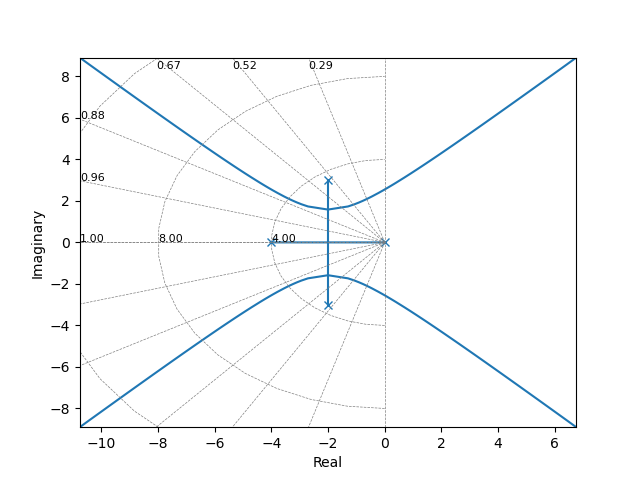

Source code (Python):
import control
import matplotlib.pyplot as plt
import scipy

num = [1]
denum = [1,8,29,52,0]
GH = control.tf(num, denum)
print(GH)
rlist, klist = control.rlocus(GH)
plt.show()
